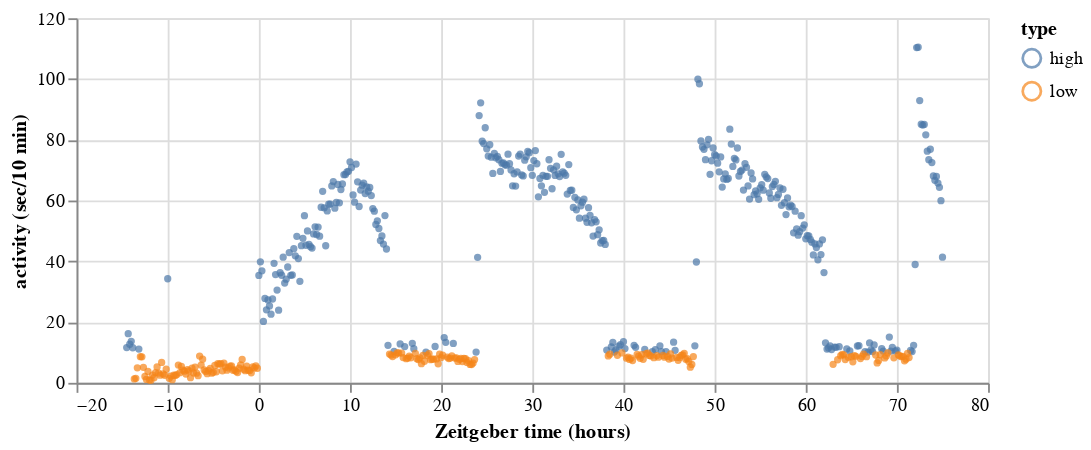

Here is the notebook cell this chart was saved with:
### Code cell
def plot_trace_type(c, col='activity', units='sec/min'):
    """Plot a trace, coloring by activitytype."""
    charts = []
    for day, type in itertools.product(c['day'].unique(), 
                                        c['type'].unique()):
        inds = ( (c['genotype'] == 'wt') 
                & (c['day'] == day) 
                & (c['type'] == type))

        charts.append(
            alt.Chart(c.loc[inds, ['zeit', col, 'type']],
                  height=200,
                  width=500
                ).mark_point(size =4
                ).encode(
                    x=alt.X('zeit:Q', title='Zeitgeber time (hours)'),
                    y=alt.Y(f'{col}:Q', title=f'activity ({units})'),
                    color='type:N',
                    order='zeit:Q'
            )
        )

    return alt.layer(*charts)

plot_trace_type(average_df, col='activity', units='sec/10 min')

### Figure 1 — Vega-Lite specification as saved in the notebook (floating-point values rounded to 4 significant figures)
{"$schema": "https://vega.github.io/schema/vega-lite/v2.6.0.json", "config": {"view": {"height": 300, "width": 400}}, "datasets": {"data-0579d7d9ebcb18ac4448ef4ea8b57674": [{"activity": 35.35, "type": "high", "zeit": 0}, {"activity": 39.84, "type": "high", "zeit": 0.1667}, {"activity": 36.86, "type": "high", "zeit": 0.3333}, {"activity": 20.21, "type": "high", "zeit": 0.5}, {"activity": 27.78, "type": "high", "zeit": 0.6667}, {"activity": 24.03, "type": "high", "zeit": 0.8333}, {"activity": 27.29, "type": "high", "zeit": 1}, {"activity": 25.31, "type": "high", "zeit": 1.167}, {"activity": 22.58, "type": "high", "zeit": 1.333}, {"activity": 27.59, "type": "high", "zeit": 1.5}, {"activity": 39.33, "type": "high", "zeit": 1.667}, {"activity": 35.65, "type": "high", "zeit": 1.833}, {"activity": 30.52, "type": "high", "zeit": 2}, {"activity": 23.91, "type": "high", "zeit": 2.167}, {"activity": 36.23, "type": "high", "zeit": 2.333}, {"activity": 35.41, "type": "high", "zeit": 2.5}, {"activity": 41.35, "type": "high", "zeit": 2.667}, {"activity": 32.82, "type": "high", "zeit": 2.833}, {"activity": 34.11, "type": "high", "zeit": 3}, {"activity": 38.12, "type": "high", "zeit": 3.167}, {"activity": 42.87, "type": "high", "zeit": 3.333}, {"activity": 35.39, "type": "high", "zeit": 3.5}, {"activity": 35.51, "type": "high", "zeit": 3.667}, {"activity": 44.15, "type": "high", "zeit": 3.833}, {"activity": 41.8, "type": "high", "zeit": 4}, {"activity": 48.24, "type": "high", "zeit": 4.167}, {"activity": 40.91, "type": "high", "zeit": 4.333}, {"activity": 33.42, "type": "high", "zeit": 4.5}, {"activity": 45.15, "type": "high", "zeit": 4.667}, {"activity": 47.57, "type": "high", "zeit": 4.833}, {"activity": 55.02, "type": "high", "zeit": 5}, {"activity": 45.28, "type": "high", "zeit": 5.167}, {"activity": 50.01, "type": "high", "zeit": 5.333}, {"activity": 45.56, "type": "high", "zeit": 5.5}, {"activity": 44.82, "type": "high", "zeit": 5.667}, {"activity": 44.34, "type": "high", "zeit": 5.833}, {"activity": 49.02, "type": "high", "zeit": 6}, {"activity": 51.35, "type": "high", "zeit": 6.167}, {"activity": 48.82, "type": "high", "zeit": 6.333}, {"activity": 51.25, "type": "high", "zeit": 6.5}, {"activity": 48.25, "type": "high", "zeit": 6.667}, {"activity": 57.78, "type": "high", "zeit": 6.833}, {"activity": 63.02, "type": "high", "zeit": 7}, {"activity": 57.61, "type": "high", "zeit": 7.167}, {"activity": 45.11, "type": "high", "zeit": 7.333}, {"activity": 56.57, "type": "high", "zeit": 7.5}, {"activity": 58.77, "type": "high", "zeit": 7.667}, {"activity": 58.82, "type": "high", "zeit": 7.833}, {"activity": 64.81, "type": "high", "zeit": 8}, {"activity": 66.23, "type": "high", "zeit": 8.167}, {"activity": 57.49, "type": "high", "zeit": 8.333}, {"activity": 59.35, "type": "high", "zeit": 8.5}, {"activity": 65.3, "type": "high", "zeit": 8.667}, {"activity": 59.26, "type": "high", "zeit": 8.833}, {"activity": 63.63, "type": "high", "zeit": 9.0}, {"activity": 65.44, "type": "high", "zeit": 9.167}, {"activity": 68.49, "type": "high", "zeit": 9.333}, {"activity": 68.54, "type": "high", "zeit": 9.5}, {"activity": 69.39, "type": "high", "zeit": 9.667}, {"activity": 69.6, "type": "high", "zeit": 9.833}, {"activity": 72.74, "type": "high", "zeit": 10}, {"activity": 70.86, "type": "high", "zeit": 10.17}, {"activity": 61.82, "type": "high", "zeit": 10.33}, {"activity": 59.44, "type": "high", "zeit": 10.5}, {"activity": 72.01, "type": "high", "zeit": 10.67}, {"activity": 66.15, "type": "high", "zeit": 10.83}, {"activity": 58.03, "type": "high", "zeit": 11}, {"activity": 63.44, "type": "high", "zeit": 11.17}, {"activity": 65.05, "type": "high", "zeit": 11.33}, {"activity": 65.68, "type": "high", "zeit": 11.5}, {"activity": 62.31, "type": "high", "zeit": 11.67}, {"activity": 64.51, "type": "high", "zeit": 11.83}, {"activity": 63.09, "type": "high", "zeit": 12}, {"activity": 64.29, "type": "high", "zeit": 12.17}, {"activity": 61.63, "type": "high", "zeit": 12.33}, {"activity": 57.36, "type": "high", "zeit": 12.5}, {"activity": 56.51, "type": "high", "zeit": 12.67}, {"activity": 52.12, "type": "high", "zeit": 12.83}, {"activity": 53.33, "type": "high", "zeit": 13}, {"activity": 50.79, "type": "high", "zeit": 13.17}, {"activity": 46.83, "type": "high", "zeit": 13.33}, {"activity": 48.35, "type": "high", "zeit": 13.5}, {"activity": 45.66, "type": "high", "zeit": 13.67}, {"activity": 55.04, "type": "high", "zeit": 13.83}, {"activity": 44.05, "type": "high", "zeit": 14}, {"activity": 12.36, "type": "high", "zeit": 14.17}, {"activity": 10.35, "type": "high", "zeit": 14.83}, {"activity": 12.82, "type": "high", "zeit": 15.5}, {"activity": 11.95, "type": "high", "zeit": 16}, {"activity": 13.02, "type": "high", "zeit": 16.83}, {"activity": 11.23, "type": "high", "zeit": 17.0}, {"activity": 10.14, "type": "high", "zeit": 18.33}, {"activity": 11.96, "type": "high", "zeit": 19.33}, {"activity": 14.88, "type": "high", "zeit": 20.33}, {"activity": 13.33, "type": "high", "zeit": 20.5}, {"activity": 12.96, "type": "high", "zeit": 21.33}, {"activity": 10.12, "type": "high", "zeit": 23.83}], "data-17090b58753c2a42a9c2af883d77801c": [{"activity": 1.276, "type": "low", "zeit": -13.67}, {"activity": 1.5, "type": "low", "zeit": -13.5}, {"activity": 4.924, "type": "low", "zeit": -13.33}, {"activity": 8.6, "type": "low", "zeit": -13}, {"activity": 8.576, "type": "low", "zeit": -12.83}, {"activity": 5.094, "type": "low", "zeit": -12.67}, {"activity": 2.082, "type": "low", "zeit": -12.5}, {"activity": 1.124, "type": "low", "zeit": -12.33}, {"activity": 3.741, "type": "low", "zeit": -12.17}, {"activity": 0.9235, "type": "low", "zeit": -12}, {"activity": 0.8882, "type": "low", "zeit": -11.83}, {"activity": 2.541, "type": "low", "zeit": -11.67}, {"activity": 1.7, "type": "low", "zeit": -11.5}, {"activity": 3.359, "type": "low", "zeit": -11.33}, {"activity": 5.241, "type": "low", "zeit": -11.17}, {"activity": 3.218, "type": "low", "zeit": -11}, {"activity": 2.512, "type": "low", "zeit": -10.83}, {"activity": 6.712, "type": "low", "zeit": -10.67}, {"activity": 2.906, "type": "low", "zeit": -10.5}, {"activity": 2.494, "type": "low", "zeit": -10.33}, {"activity": 4.471, "type": "low", "zeit": -10.17}, {"activity": 1.476, "type": "low", "zeit": -9.833}, {"activity": 2.218, "type": "low", "zeit": -9.667}, {"activity": 1.035, "type": "low", "zeit": -9.5}, {"activity": 2.524, "type": "low", "zeit": -9.333}, {"activity": 2.424, "type": "low", "zeit": -9.167}, {"activity": 2.718, "type": "low", "zeit": -9.0}, {"activity": 5.853, "type": "low", "zeit": -8.833}, {"activity": 3.347, "type": "low", "zeit": -8.667}, {"activity": 5.412, "type": "low", "zeit": -8.5}, {"activity": 4.165, "type": "low", "zeit": -8.333}, {"activity": 3.835, "type": "low", "zeit": -8.167}, {"activity": 2.888, "type": "low", "zeit": -8}, {"activity": 4.376, "type": "low", "zeit": -7.833}, {"activity": 3.918, "type": "low", "zeit": -7.667}, {"activity": 1.688, "type": "low", "zeit": -7.5}, {"activity": 4.824, "type": "low", "zeit": -7.333}, {"activity": 3.276, "type": "low", "zeit": -7.167}, {"activity": 5.171, "type": "low", "zeit": -7}, {"activity": 3.165, "type": "low", "zeit": -6.833}, {"activity": 2.341, "type": "low", "zeit": -6.667}, {"activity": 8.8, "type": "low", "zeit": -6.5}, {"activity": 5.847, "type": "low", "zeit": -6.333}, {"activity": 7.788, "type": "low", "zeit": -6.167}, {"activity": 4.241, "type": "low", "zeit": -6}, {"activity": 3.765, "type": "low", "zeit": -5.833}, {"activity": 3.012, "type": "low", "zeit": -5.667}, {"activity": 4.035, "type": "low", "zeit": -5.5}, {"activity": 4.718, "type": "low", "zeit": -5.333}, {"activity": 3.165, "type": "low", "zeit": -5.167}, {"activity": 3.465, "type": "low", "zeit": -5}, {"activity": 5.712, "type": "low", "zeit": -4.833}, {"activity": 3.653, "type": "low", "zeit": -4.667}, {"activity": 6.3, "type": "low", "zeit": -4.5}, {"activity": 6.141, "type": "low", "zeit": -4.333}, {"activity": 6.276, "type": "low", "zeit": -4.167}, {"activity": 3.959, "type": "low", "zeit": -4}, {"activity": 6.506, "type": "low", "zeit": -3.833}, {"activity": 5.171, "type": "low", "zeit": -3.667}, {"activity": 4.159, "type": "low", "zeit": -3.5}, {"activity": 4.894, "type": "low", "zeit": -3.333}, {"activity": 5.518, "type": "low", "zeit": -3.167}, {"activity": 5.6, "type": "low", "zeit": -3}, {"activity": 4.141, "type": "low", "zeit": -2.833}, {"activity": 4.294, "type": "low", "zeit": -2.667}, {"activity": 3.794, "type": "low", "zeit": -2.5}, {"activity": 3.376, "type": "low", "zeit": -2.333}, {"activity": 4.829, "type": "low", "zeit": -2.167}, {"activity": 5.9, "type": "low", "zeit": -2}, {"activity": 7.706, "type": "low", "zeit": -1.833}, {"activity": 4.476, "type": "low", "zeit": -1.667}, {"activity": 3.988, "type": "low", "zeit": -1.5}, {"activity": 5.476, "type": "low", "zeit": -1.333}, {"activity": 4.153, "type": "low", "zeit": -1.167}, {"activity": 4.041, "type": "low", "zeit": -1}, {"activity": 3.288, "type": "low", "zeit": -0.8333}, {"activity": 5.229, "type": "low", "zeit": -0.6667}, {"activity": 4.894, "type": "low", "zeit": -0.5}, {"activity": 5.576, "type": "low", "zeit": -0.3333}, {"activity": 4.8, "type": "low", "zeit": -0.1667}], "data-2d64102fa178c634f433c68608fda428": [{"activity": 39.77, "type": "high", "zeit": 48}, {"activity": 99.95, "type": "high", "zeit": 48.17}, {"activity": 98.43, "type": "high", "zeit": 48.33}, {"activity": 79.6, "type": "high", "zeit": 48.5}, {"activity": 77.62, "type": "high", "zeit": 48.67}, {"activity": 76.86, "type": "high", "zeit": 48.83}, {"activity": 73.44, "type": "high", "zeit": 49}, {"activity": 78.32, "type": "high", "zeit": 49.17}, {"activity": 80.15, "type": "high", "zeit": 49.33}, {"activity": 68.61, "type": "high", "zeit": 49.5}, {"activity": 73.09, "type": "high", "zeit": 49.67}, {"activity": 77.32, "type": "high", "zeit": 49.83}, {"activity": 75.09, "type": "high", "zeit": 50}, {"activity": 74.67, "type": "high", "zeit": 50.17}, {"activity": 72.3, "type": "high", "zeit": 50.33}, {"activity": 69.44, "type": "high", "zeit": 50.5}, {"activity": 74.34, "type": "high", "zeit": 50.67}, {"activity": 64.42, "type": "high", "zeit": 50.83}, {"activity": 67.11, "type": "high", "zeit": 51}, {"activity": 68.78, "type": "high", "zeit": 51.17}, {"activity": 66.94, "type": "high", "zeit": 51.33}, {"activity": 67.28, "type": "high", "zeit": 51.5}, {"activity": 83.5, "type": "high", "zeit": 51.67}, {"activity": 78.57, "type": "high", "zeit": 51.83}, {"activity": 71.24, "type": "high", "zeit": 52}, {"activity": 73.88, "type": "high", "zeit": 52.17}, {"activity": 73.37, "type": "high", "zeit": 52.33}, {"activity": 77.28, "type": "high", "zeit": 52.5}, {"activity": 68.07, "type": "high", "zeit": 52.67}, {"activity": 69.57, "type": "high", "zeit": 52.83}, {"activity": 70.04, "type": "high", "zeit": 53}, {"activity": 63.45, "type": "high", "zeit": 53.17}, {"activity": 72.14, "type": "high", "zeit": 53.33}, {"activity": 70.92, "type": "high", "zeit": 53.5}, {"activity": 64.82, "type": "high", "zeit": 53.67}, {"activity": 60.47, "type": "high", "zeit": 53.83}, {"activity": 69.06, "type": "high", "zeit": 54}, {"activity": 67.09, "type": "high", "zeit": 54.17}, {"activity": 61.93, "type": "high", "zeit": 54.33}, {"activity": 63.17, "type": "high", "zeit": 54.5}, {"activity": 62.2, "type": "high", "zeit": 54.67}, {"activity": 60.41, "type": "high", "zeit": 54.83}, {"activity": 64.18, "type": "high", "zeit": 55}, {"activity": 65.22, "type": "high", "zeit": 55.17}, {"activity": 63.42, "type": "high", "zeit": 55.33}, {"activity": 68.62, "type": "high", "zeit": 55.5}, {"activity": 67.76, "type": "high", "zeit": 55.67}, {"activity": 67.24, "type": "high", "zeit": 55.83}, {"activity": 62.48, "type": "high", "zeit": 56}, {"activity": 60.75, "type": "high", "zeit": 56.17}, {"activity": 64.59, "type": "high", "zeit": 56.33}, {"activity": 65.3, "type": "high", "zeit": 56.5}, {"activity": 66.31, "type": "high", "zeit": 56.67}, {"activity": 60.95, "type": "high", "zeit": 56.83}, {"activity": 61.99, "type": "high", "zeit": 57}, {"activity": 64.14, "type": "high", "zeit": 57.17}, {"activity": 58.44, "type": "high", "zeit": 57.33}, {"activity": 63.72, "type": "high", "zeit": 57.5}, {"activity": 59.3, "type": "high", "zeit": 57.67}, {"activity": 55.38, "type": "high", "zeit": 57.83}, {"activity": 60.84, "type": "high", "zeit": 58}, {"activity": 57.94, "type": "high", "zeit": 58.17}, {"activity": 58.48, "type": "high", "zeit": 58.33}, {"activity": 58.04, "type": "high", "zeit": 58.5}, {"activity": 49.36, "type": "high", "zeit": 58.67}, {"activity": 56.51, "type": "high", "zeit": 58.83}, {"activity": 50.62, "type": "high", "zeit": 59}, {"activity": 48.61, "type": "high", "zeit": 59.17}, {"activity": 49.74, "type": "high", "zeit": 59.33}, {"activity": 55.0, "type": "high", "zeit": 59.5}, {"activity": 50.92, "type": "high", "zeit": 59.67}, {"activity": 52.0, "type": "high", "zeit": 59.83}, {"activity": 47.41, "type": "high", "zeit": 60}, {"activity": 48.41, "type": "high", "zeit": 60.17}, {"activity": 48.39, "type": "high", "zeit": 60.33}, {"activity": 47.2, "type": "high", "zeit": 60.5}, {"activity": 46.28, "type": "high", "zeit": 60.67}, {"activity": 42.09, "type": "high", "zeit": 60.83}, {"activity": 45.71, "type": "high", "zeit": 61}, {"activity": 44.52, "type": "high", "zeit": 61.17}, {"activity": 40.48, "type": "high", "zeit": 61.33}, {"activity": 45.71, "type": "high", "zeit": 61.5}, {"activity": 42.2, "type": "high", "zeit": 61.67}, {"activity": 47.06, "type": "high", "zeit": 61.83}, {"activity": 36.29, "type": "high", "zeit": 62}, {"activity": 13.18, "type": "high", "zeit": 62.17}, {"activity": 11.11, "type": "high", "zeit": 62.33}, {"activity": 11.46, "type": "high", "zeit": 62.5}, {"activity": 12.12, "type": "high", "zeit": 62.67}, {"activity": 10.98, "type": "high", "zeit": 62.83}, {"activity": 11.78, "type": "high", "zeit": 63.17}, {"activity": 11.7, "type": "high", "zeit": 63.33}, {"activity": 11.89, "type": "high", "zeit": 63.67}, {"activity": 11.14, "type": "high", "zeit": 64.5}, {"activity": 10.48, "type": "high", "zeit": 64.83}, {"activity": 12.12, "type": "high", "zeit": 65.67}, {"activity": 12.24, "type": "high", "zeit": 65.83}, {"activity": 10.26, "type": "high", "zeit": 66.5}, {"activity": 10.12, "type": "high", "zeit": 66.83}, {"activity": 13.12, "type": "high", "zeit": 67.0}, {"activity": 10.87, "type": "high", "zeit": 67.17}, {"activity": 10.29, "type": "high", "zeit": 67.33}, {"activity": 12.48, "type": "high", "zeit": 67.5}, {"activity": 11.24, "type": "high", "zeit": 68.33}, {"activity": 10.44, "type": "high", "zeit": 68.5}, {"activity": 15.05, "type": "high", "zeit": 69.17}, {"activity": 10.46, "type": "high", "zeit": 69.33}, {"activity": 11.63, "type": "high", "zeit": 69.5}, {"activity": 10.46, "type": "high", "zeit": 69.83}, {"activity": 10.75, "type": "high", "zeit": 70.0}, {"activity": 10.65, "type": "high", "zeit": 71.5}, {"activity": 10.28, "type": "high", "zeit": 71.67}, {"activity": 12.35, "type": "high", "zeit": 71.83}], "data-349dd68986e318752d795af25057f878": [{"activity": 11.6, "type": "high", "zeit": -14.5}, {"activity": 16.17, "type": "high", "zeit": -14.33}, {"activity": 12.7, "type": "high", "zeit": -14.17}, {"activity": 13.68, "type": "high", "zeit": -14}, {"activity": 11.54, "type": "high", "zeit": -13.83}, {"activity": 11.12, "type": "high", "zeit": -13.17}, {"activity": 34.26, "type": "high", "zeit": -10}], "data-55eebe3bd83c046ac3cf62b60f725035": [{"activity": 9.453, "type": "low", "zeit": 14.33}, {"activity": 9.141, "type": "low", "zeit": 14.5}, {"activity": 8.659, "type": "low", "zeit": 14.67}, {"activity": 9.206, "type": "low", "zeit": 15}, {"activity": 9.888, "type": "low", "zeit": 15.17}, {"activity": 9.812, "type": "low", "zeit": 15.33}, {"activity": 9.788, "type": "low", "zeit": 15.67}, {"activity": 8.3, "type": "low", "zeit": 15.83}, {"activity": 7.965, "type": "low", "zeit": 16.17}, {"activity": 8.135, "type": "low", "zeit": 16.33}, {"activity": 8.824, "type": "low", "zeit": 16.5}, {"activity": 8.259, "type": "low", "zeit": 16.67}, {"activity": 9.712, "type": "low", "zeit": 17.17}, {"activity": 7.924, "type": "low", "zeit": 17.33}, {"activity": 7.647, "type": "low", "zeit": 17.5}, {"activity": 8.247, "type": "low", "zeit": 17.67}, {"activity": 6.306, "type": "low", "zeit": 17.83}, {"activity": 9.065, "type": "low", "zeit": 18.0}, {"activity": 7.106, "type": "low", "zeit": 18.17}, {"activity": 9, "type": "low", "zeit": 18.5}, {"activity": 9.576, "type": "low", "zeit": 18.67}, {"activity": 7.612, "type": "low", "zeit": 18.83}, {"activity": 7.782, "type": "low", "zeit": 19}, {"activity": 7.788, "type": "low", "zeit": 19.17}, {"activity": 7.859, "type": "low", "zeit": 19.5}, {"activity": 6.282, "type": "low", "zeit": 19.67}, {"activity": 9.406, "type": "low", "zeit": 19.83}, {"activity": 8.324, "type": "low", "zeit": 20}, {"activity": 9.071, "type": "low", "zeit": 20.17}, {"activity": 8.465, "type": "low", "zeit": 20.67}, {"activity": 7.988, "type": "low", "zeit": 20.83}, {"activity": 8.153, "type": "low", "zeit": 21}, {"activity": 8.871, "type": "low", "zeit": 21.17}, {"activity": 8.147, "type": "low", "zeit": 21.5}, {"activity": 8.188, "type": "low", "zeit": 21.67}, {"activity": 7.035, "type": "low", "zeit": 21.83}, {"activity": 7.735, "type": "low", "zeit": 22}, {"activity": 8.035, "type": "low", "zeit": 22.17}, {"activity": 6.994, "type": "low", "zeit": 22.33}, {"activity": 8.012, "type": "low", "zeit": 22.5}, {"activity": 7.935, "type": "low", "zeit": 22.67}, {"activity": 6.729, "type": "low", "zeit": 22.83}, {"activity": 7.3, "type": "low", "zeit": 23}, {"activity": 6.059, "type": "low", "zeit": 23.17}, {"activity": 6.024, "type": "low", "zeit": 23.33}, {"activity": 6.488, "type": "low", "zeit": 23.5}, {"activity": 7.653, "type": "low", "zeit": 23.67}], "data-d6a5310bb7ace6432469d0acbc14525f": [{"activity": 41.31, "type": "high", "zeit": 24}, {"activity": 87.98, "type": "high", "zeit": 24.17}, {"activity": 92.17, "type": "high", "zeit": 24.33}, {"activity": 79.54, "type": "high", "zeit": 24.5}, {"activity": 78.76, "type": "high", "zeit": 24.67}, {"activity": 83.95, "type": "high", "zeit": 24.83}, {"activity": 77.01, "type": "high", "zeit": 25}, {"activity": 74.63, "type": "high", "zeit": 25.17}, {"activity": 78.36, "type": "high", "zeit": 25.33}, {"activity": 74.27, "type": "high", "zeit": 25.5}, {"activity": 68.92, "type": "high", "zeit": 25.67}, {"activity": 75.5, "type": "high", "zeit": 25.83}, {"activity": 74.06, "type": "high", "zeit": 26}, {"activity": 74.52, "type": "high", "zeit": 26.17}, {"activity": 73.42, "type": "high", "zeit": 26.33}, {"activity": 69.57, "type": "high", "zeit": 26.5}, {"activity": 72.3, "type": "high", "zeit": 26.67}, {"activity": 72.36, "type": "high", "zeit": 26.83}, {"activity": 71.74, "type": "high", "zeit": 27}, {"activity": 71.65, "type": "high", "zeit": 27.17}, {"activity": 75.26, "type": "high", "zeit": 27.33}, {"activity": 72.11, "type": "high", "zeit": 27.5}, {"activity": 70.06, "type": "high", "zeit": 27.67}, {"activity": 64.85, "type": "high", "zeit": 27.83}, {"activity": 68.81, "type": "high", "zeit": 28}, {"activity": 64.76, "type": "high", "zeit": 28.17}, {"activity": 69.42, "type": "high", "zeit": 28.33}, {"activity": 74.62, "type": "high", "zeit": 28.5}, {"activity": 75.26, "type": "high", "zeit": 28.67}, {"activity": 68.44, "type": "high", "zeit": 28.83}, {"activity": 68.11, "type": "high", "zeit": 29}, {"activity": 73.28, "type": "high", "zeit": 29.17}, {"activity": 74.38, "type": "high", "zeit": 29.33}, {"activity": 76.16, "type": "high", "zeit": 29.5}, {"activity": 75.75, "type": "high", "zeit": 29.67}, {"activity": 70.81, "type": "high", "zeit": 29.83}, {"activity": 68.29, "type": "high", "zeit": 30}, {"activity": 73.16, "type": "high", "zeit": 30.17}, {"activity": 76.46, "type": "high", "zeit": 30.33}, {"activity": 72.11, "type": "high", "zeit": 30.5}, {"activity": 61.21, "type": "high", "zeit": 30.67}, {"activity": 67.28, "type": "high", "zeit": 30.83}, {"activity": 64.84, "type": "high", "zeit": 31}, {"activity": 68.28, "type": "high", "zeit": 31.17}, {"activity": 62.72, "type": "high", "zeit": 31.33}, {"activity": 67.96, "type": "high", "zeit": 31.5}, {"activity": 67.95, "type": "high", "zeit": 31.67}, {"activity": 73.42, "type": "high", "zeit": 31.83}, {"activity": 70.59, "type": "high", "zeit": 32}, {"activity": 63.87, "type": "high", "zeit": 32.17}, {"activity": 70.09, "type": "high", "zeit": 32.33}, {"activity": 68.27, "type": "high", "zeit": 32.5}, {"activity": 71.29, "type": "high", "zeit": 32.67}, {"activity": 68.78, "type": "high", "zeit": 32.83}, {"activity": 67.89, "type": "high", "zeit": 33.0}, {"activity": 75.21, "type": "high", "zeit": 33.17}, {"activity": 69.45, "type": "high", "zeit": 33.33}, {"activity": 68.99, "type": "high", "zeit": 33.5}, {"activity": 68.29, "type": "high", "zeit": 33.67}, {"activity": 62.12, "type": "high", "zeit": 33.83}, {"activity": 71.84, "type": "high", "zeit": 34.0}, {"activity": 63.3, "type": "high", "zeit": 34.17}, {"activity": 63.42, "type": "high", "zeit": 34.33}, {"activity": 57.74, "type": "high", "zeit": 34.5}, {"activity": 61.05, "type": "high", "zeit": 34.67}, {"activity": 56.95, "type": "high", "zeit": 34.83}, {"activity": 60.19, "type": "high", "zeit": 35.0}, {"activity": 54.2, "type": "high", "zeit": 35.17}, {"activity": 58.28, "type": "high", "zeit": 35.33}, {"activity": 59.47, "type": "high", "zeit": 35.5}, {"activity": 60.46, "type": "high", "zeit": 35.67}, {"activity": 54.18, "type": "high", "zeit": 35.83}, {"activity": 52.82, "type": "high", "zeit": 36.0}, {"activity": 57.66, "type": "high", "zeit": 36.17}, {"activity": 55.14, "type": "high", "zeit": 36.33}, {"activity": 52.69, "type": "high", "zeit": 36.5}, {"activity": 48.29, "type": "high", "zeit": 36.67}, {"activity": 53.74, "type": "high", "zeit": 36.83}, {"activity": 52.98, "type": "high", "zeit": 37}, {"activity": 48.77, "type": "high", "zeit": 37.17}, {"activity": 50.35, "type": "high", "zeit": 37.33}, {"activity": 46.02, "type": "high", "zeit": 37.5}, {"activity": 46.81, "type": "high", "zeit": 37.67}, {"activity": 46.87, "type": "high", "zeit": 37.83}, {"activity": 45.54, "type": "high", "zeit": 38}, {"activity": 10.77, "type": "high", "zeit": 38.17}, {"activity": 11.83, "type": "high", "zeit": 38.67}, {"activity": 13.31, "type": "high", "zeit": 38.83}, {"activity": 10.15, "type": "high", "zeit": 39}, {"activity": 10.82, "type": "high", "zeit": 39.17}, {"activity": 12.04, "type": "high", "zeit": 39.5}, {"activity": 12.55, "type": "high", "zeit": 39.67}, {"activity": 13.52, "type": "high", "zeit": 40}, {"activity": 11.28, "type": "high", "zeit": 40.17}, {"activity": 12.34, "type": "high", "zeit": 41.17}, {"activity": 11.67, "type": "high", "zeit": 41.33}, {"activity": 10.98, "type": "high", "zeit": 42.33}, {"activity": 10.22, "type": "high", "zeit": 43.17}, {"activity": 10.94, "type": "high", "zeit": 43.5}, {"activity": 12.19, "type": "high", "zeit": 44}, {"activity": 10.25, "type": "high", "zeit": 44.17}, {"activity": 10.29, "type": "high", "zeit": 44.67}, {"activity": 13.36, "type": "high", "zeit": 45.5}, {"activity": 10.71, "type": "high", "zeit": 45.67}, {"activity": 12.19, "type": "high", "zeit": 47.83}], "data-d751713988987e9331980363e24189ce": [], "data-e4cfbb4a2a3681d8efa6af124f45dac7": [{"activity": 8.847, "type": "low", "zeit": 38.33}, {"activity": 9.435, "type": "low", "zeit": 38.5}, {"activity": 9.076, "type": "low", "zeit": 39.33}, {"activity": 9.847, "type": "low", "zeit": 39.83}, {"activity": 8.1, "type": "low", "zeit": 40.33}, {"activity": 8.435, "type": "low", "zeit": 40.5}, {"activity": 7.694, "type": "low", "zeit": 40.67}, {"activity": 8.153, "type": "low", "zeit": 40.83}, {"activity": 7.347, "type": "low", "zeit": 41}, {"activity": 9.347, "type": "low", "zeit": 41.5}, {"activity": 8.771, "type": "low", "zeit": 41.67}, {"activity": 8.071, "type": "low", "zeit": 41.83}, {"activity": 9.235, "type": "low", "zeit": 42}, {"activity": 7.747, "type": "low", "zeit": 42.17}, {"activity": 9.565, "type": "low", "zeit": 42.5}, {"activity": 9.782, "type": "low", "zeit": 42.67}, {"activity": 9.006, "type": "low", "zeit": 42.83}, {"activity": 8.859, "type": "low", "zeit": 43}, {"activity": 8.288, "type": "low", "zeit": 43.33}, {"activity": 8.982, "type": "low", "zeit": 43.67}, {"activity": 8.459, "type": "low", "zeit": 43.83}, {"activity": 9.029, "type": "low", "zeit": 44.33}, {"activity": 8.429, "type": "low", "zeit": 44.5}, {"activity": 8.706, "type": "low", "zeit": 44.83}, {"activity": 7.829, "type": "low", "zeit": 45}, {"activity": 9.518, "type": "low", "zeit": 45.17}, {"activity": 8.147, "type": "low", "zeit": 45.33}, {"activity": 8.371, "type": "low", "zeit": 45.83}, {"activity": 7.424, "type": "low", "zeit": 46}, {"activity": 8.335, "type": "low", "zeit": 46.17}, {"activity": 9.041, "type": "low", "zeit": 46.33}, {"activity": 9.229, "type": "low", "zeit": 46.5}, {"activity": 9.712, "type": "low", "zeit": 46.67}, {"activity": 7.747, "type": "low", "zeit": 46.83}, {"activity": 7.941, "type": "low", "zeit": 47}, {"activity": 7.041, "type": "low", "zeit": 47.17}, {"activity": 5.147, "type": "low", "zeit": 47.33}, {"activity": 6.059, "type": "low", "zeit": 47.5}, {"activity": 8.629, "type": "low", "zeit": 47.67}], "data-ec35586738b1dac1488cf3cec9fcaae0": [{"activity": 38.94, "type": "high", "zeit": 72.0}, {"activity": 110.3, "type": "high", "zeit": 72.17}, {"activity": 110.5, "type": "high", "zeit": 72.33}, {"activity": 92.88, "type": "high", "zeit": 72.5}, {"activity": 85.11, "type": "high", "zeit": 72.67}, {"activity": 84.83, "type": "high", "zeit": 72.83}, {"activity": 85.05, "type": "high", "zeit": 73}, {"activity": 81.62, "type": "high", "zeit": 73.17}, {"activity": 76.25, "type": "high", "zeit": 73.33}, {"activity": 73.45, "type": "high", "zeit": 73.5}, {"activity": 76.88, "type": "high", "zeit": 73.67}, {"activity": 72.48, "type": "high", "zeit": 73.83}, {"activity": 68.11, "type": "high", "zeit": 74}, {"activity": 66.66, "type": "high", "zeit": 74.17}, {"activity": 67.95, "type": "high", "zeit": 74.33}, {"activity": 65.75, "type": "high", "zeit": 74.5}, {"activity": 64.35, "type": "high", "zeit": 74.67}, {"activity": 59.94, "type": "high", "zeit": 74.83}, {"activity": 41.35, "type": "high", "zeit": 75}], "data-ed0b78e28d3e121e97dd95b8cdd8aa68": [{"activity": 6.094, "type": "low", "zeit": 63}, {"activity": 7.594, "type": "low", "zeit": 63.5}, {"activity": 8.941, "type": "low", "zeit": 63.83}, {"activity": 9.394, "type": "low", "zeit": 64}, {"activity": 9.212, "type": "low", "zeit": 64.17}, {"activity": 7.659, "type": "low", "zeit": 64.33}, {"activity": 8.4, "type": "low", "zeit": 64.67}, {"activity": 8.582, "type": "low", "zeit": 65.0}, {"activity": 6.918, "type": "low", "zeit": 65.17}, {"activity": 8.976, "type": "low", "zeit": 65.33}, {"activity": 8.735, "type": "low", "zeit": 65.5}, {"activity": 8.006, "type": "low", "zeit": 66.0}, {"activity": 8.682, "type": "low", "zeit": 66.17}, {"activity": 9.476, "type": "low", "zeit": 66.33}, {"activity": 8.624, "type": "low", "zeit": 66.67}, {"activity": 9.165, "type": "low", "zeit": 67.67}, {"activity": 6.535, "type": "low", "zeit": 67.83}, {"activity": 7.376, "type": "low", "zeit": 68.0}, {"activity": 9.235, "type": "low", "zeit": 68.17}, {"activity": 8.194, "type": "low", "zeit": 68.67}, {"activity": 8.865, "type": "low", "zeit": 68.83}, {"activity": 9.859, "type": "low", "zeit": 69.0}, {"activity": 8.235, "type": "low", "zeit": 69.67}, {"activity": 9.194, "type": "low", "zeit": 70.17}, {"activity": 8.853, "type": "low", "zeit": 70.33}, {"activity": 8.606, "type": "low", "zeit": 70.5}, {"activity": 8.694, "type": "low", "zeit": 70.67}, {"activity": 7.265, "type": "low", "zeit": 70.83}, {"activity": 7.794, "type": "low", "zeit": 71.0}, {"activity": 9.647, "type": "low", "zeit": 71.17}, {"activity": 8.312, "type": "low", "zeit": 71.33}]}, "layer": [{"data": {"name": "data-349dd68986e318752d795af25057f878"}, "encoding": {"color": {"field": "type", "type": "nominal"}, "order": {"field": "zeit", "type": "quantitative"}, "x": {"field": "zeit", "title": "Zeitgeber time (hours)", "type": "quantitative"}, "y": {"field": "activity", "title": "activity (sec/10 min)", "type": "quantitative"}}, "height": 200, "mark": {"size": 4, "type": "point"}, "width": 500}, {"data": {"name": "data-17090b58753c2a42a9c2af883d77801c"}, "encoding": {"color": {"field": "type", "type": "nominal"}, "order": {"field": "zeit", "type": "quantitative"}, "x": {"field": "zeit", "title": "Zeitgeber time (hours)", "type": "quantitative"}, "y": {"field": "activity", "title": "activity (sec/10 min)", "type": "quantitative"}}, "height": 200, "mark": {"size": 4, "type": "point"}, "width": 500}, {"data": {"name": "data-0579d7d9ebcb18ac4448ef4ea8b57674"}, "encoding": {"color": {"field": "type", "type": "nominal"}, "order": {"field": "zeit", "type": "quantitative"}, "x": {"field": "zeit", "title": "Zeitgeber time (hours)", "type": "quantitative"}, "y": {"field": "activity", "title": "activity (sec/10 min)", "type": "quantitative"}}, "height": 200, "mark": {"size": 4, "type": "point"}, "width": 500}, {"data": {"name": "data-55eebe3bd83c046ac3cf62b60f725035"}, "encoding": {"color": {"field": "type", "type": "nominal"}, "order": {"field": "zeit", "type": "quantitative"}, "x": {"field": "zeit", "title": "Zeitgeber time (hours)", "type": "quantitative"}, "y": {"field": "activity", "title": "activity (sec/10 min)", "type": "quantitative"}}, "height": 200, "mark": {"size": 4, "type": "point"}, "width": 500}, {"data": {"name": "data-d6a5310bb7ace6432469d0acbc14525f"}, "encoding": {"color": {"field": "type", "type": "nominal"}, "order": {"field": "zeit", "type": "quantitative"}, "x": {"field": "zeit", "title": "Zeitgeber time (hours)", "type": "quantitative"}, "y": {"field": "activity", "title": "activity (sec/10 min)", "type": "quantitative"}}, "height": 200, "mark": {"size": 4, "type": "point"}, "width": 500}, {"data": {"name": "data-e4cfbb4a2a3681d8efa6af124f45dac7"}, "encoding": {"color": {"field": "type", "type": "nominal"}, "order": {"field": "zeit", "type": "quantitative"}, "x": {"field": "zeit", "title": "Zeitgeber time (hours)", "type": "quantitative"}, "y": {"field": "activity", "title": "activity (sec/10 min)", "type": "quantitative"}}, "height": 200, "mark": {"size": 4, "type": "point"}, "width": 500}, {"data": {"name": "data-2d64102fa178c634f433c68608fda428"}, "encoding": {"color": {"field": "type", "type": "nominal"}, "order": {"field": "zeit", "type": "quantitative"}, "x": {"field": "zeit", "title": "Zeitgeber time (hours)", "type": "quantitative"}, "y": {"field": "activity", "title": "activity (sec/10 min)", "type": "quantitative"}}, "height": 200, "mark": {"size": 4, "type": "point"}, "width": 500}, {"data": {"name": "data-ed0b78e28d3e121e97dd95b8cdd8aa68"}, "encoding": {"color": {"field": "type", "type": "nominal"}, "order": {"field": "zeit", "type": "quantitative"}, "x": {"field": "zeit", "title": "Zeitgeber time (hours)", "type": "quantitative"}, "y": {"field": "activity", "title": "activity (sec/10 min)", "type": "quantitative"}}, "height": 200, "mark": {"size": 4, "type": "point"}, "width": 500}, {"data": {"name": "data-ec35586738b1dac1488cf3cec9fcaae0"}, "encoding": {"color": {"field": "type", "type": "nominal"}, "order": {"field": "zeit", "type": "quantitative"}, "x": {"field": "zeit", "title": "Zeitgeber time (hours)", "type": "quantitative"}, "y": {"field": "activity", "title": "activity (sec/10 min)", "type": "quantitative"}}, "height": 200, "mark": {"size": 4, "type": "point"}, "width": 500}, {"data": {"name": "data-d751713988987e9331980363e24189ce"}, "encoding": {"color": {"field": "type", "type": "nominal"}, "order": {"field": "zeit", "type": "quantitative"}, "x": {"field": "zeit", "title": "Zeitgeber time (hours)", "type": "quantitative"}, "y": {"field": "activity", "title": "activity (sec/10 min)", "type": "quantitative"}}, "height": 200, "mark": {"size": 4, "type": "point"}, "width": 500}]}
